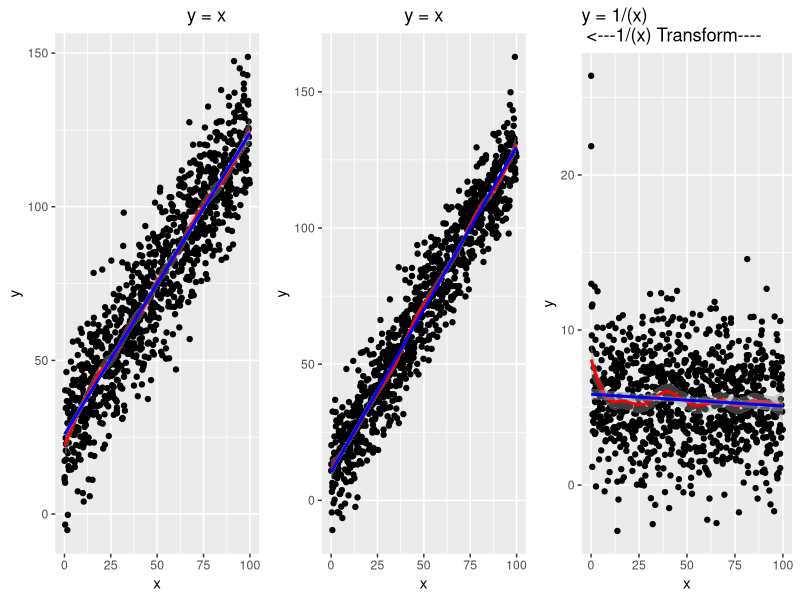
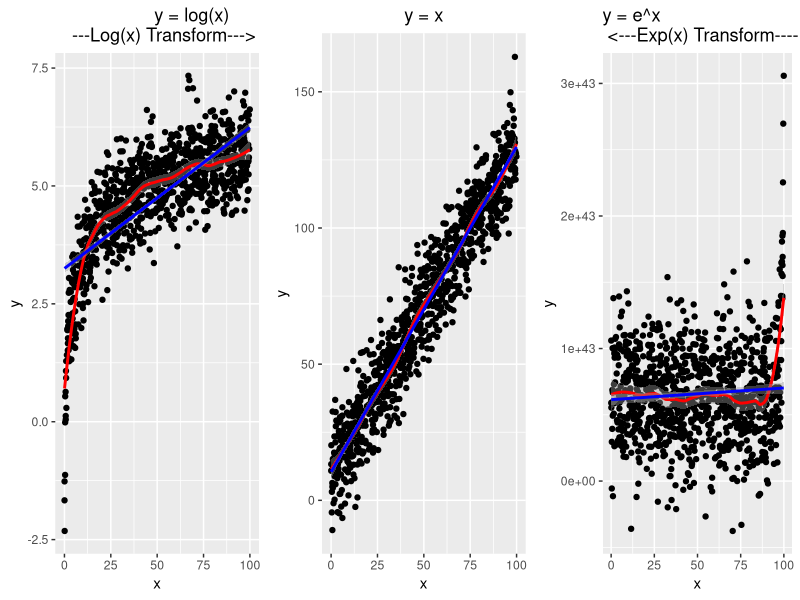
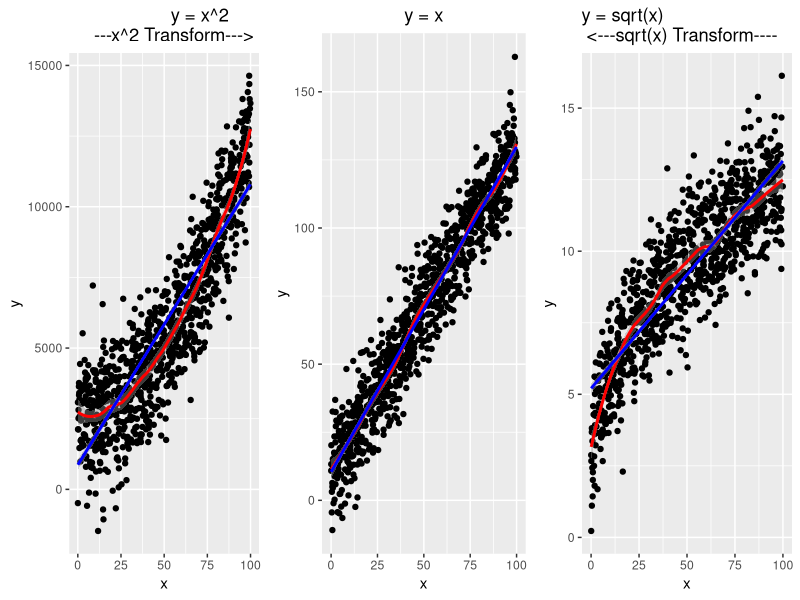
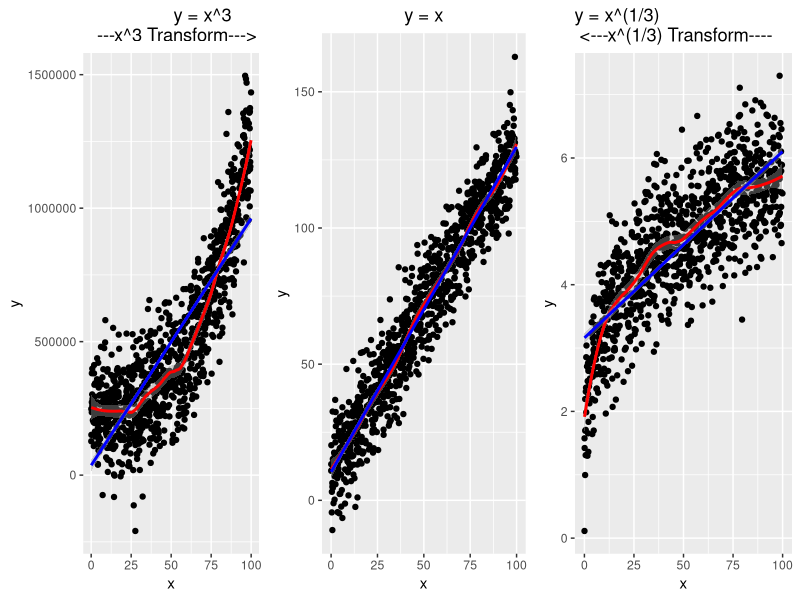
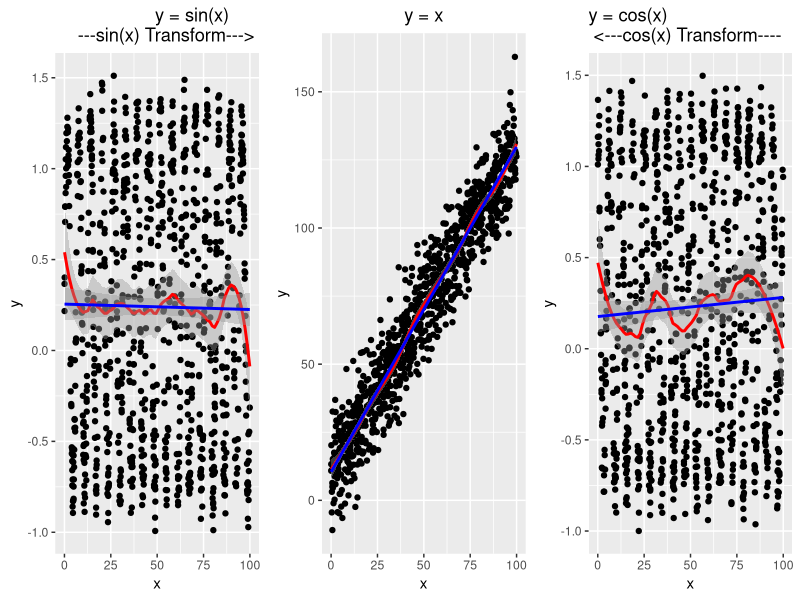
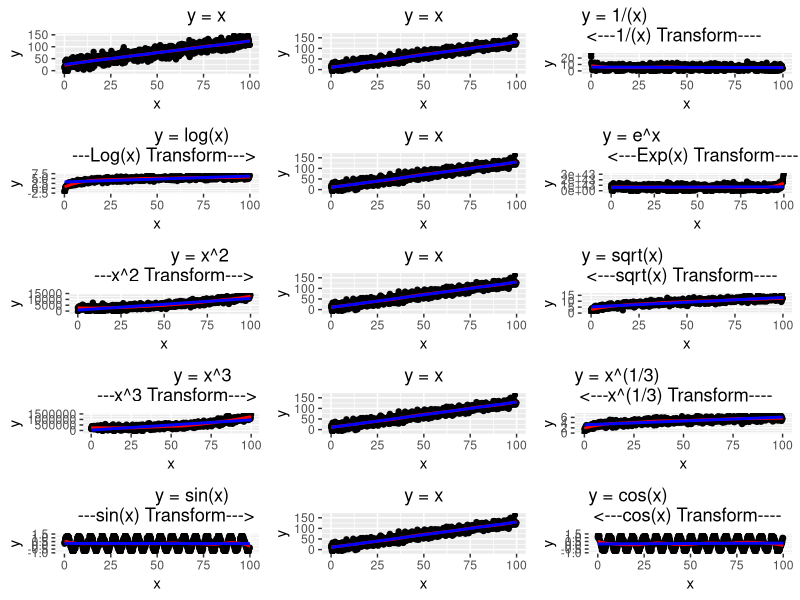

R code for these plots, in order:
## ---- chunk 1
library(gridExtra)
library(ggplot2)
library(dplyr)
## ---- chunk 2
set.seed(123)
lin_data <- data.frame(x = runif(1000, 0, 100))
lin_data$y <- rnorm(1000, 10, 10) + 1.2 * lin_data$x
## ---- chunk 3
mid <- ggplot(lin_data, aes(x,y)) + 
    geom_point() + 
    geom_smooth(method="loess", span = 0.3,color = "red") + 
    geom_smooth(method="lm", color = "blue") +
    theme(plot.title = element_text(hjust = 0.5)) +
    labs(title = "y = x")
## ---- chunk 4
# Left
left_data <- data.frame(x = lin_data$x)
left_data$y <- left_data$x # Change here
left_data$y <- left_data$y + rnorm(1000, 0.25*max(left_data$y), 0.125*max(left_data$y))

line <- ggplot(left_data, aes(x,y)) + 
    geom_point() + 
    geom_smooth(method="loess", span = 0.3,color = "red") + 
    geom_smooth(method="lm", color = "blue") +
    theme(plot.title = element_text(hjust = 0.8)) +
    labs(title = "y = x")

# Right
right_data <- data.frame(x = lin_data$x)
right_data$y <- 1/right_data$x # Change here
right_data$y <- right_data$y + rnorm(1000, 0.25*max(right_data$y), 0.125*max(right_data$y))
recip <- ggplot(right_data, aes(x,y)) + 
    geom_point() + 
    geom_smooth(method="loess", span = 0.3,color = "red") + 
    geom_smooth(method="lm", color = "blue") +
    labs(title = "y = 1/(x) \n <---1/(x) Transform----")
## ---- chunk 5
grid.arrange(line,mid,recip, ncol = 3)
## ---- chunk 6
# Left 
left_data <- data.frame(x = lin_data$x)
left_data$y <- log(left_data$x) 
left_data$y <- left_data$y + rnorm(1000, 0.25*max(left_data$y), 0.125*max(left_data$y))

log <- ggplot(left_data, aes(x,y)) + 
    geom_point() + 
    geom_smooth(method="loess", span = 0.3,color = "red") + 
    geom_smooth(method="lm", color = "blue") +
    theme(plot.title = element_text(hjust = 0.8)) +
    labs(title = "y = log(x) \n ---Log(x) Transform--->")

# Right 
right_data <- data.frame(x = lin_data$x)
right_data$y <- exp(right_data$x)
right_data$y <- right_data$y + rnorm(1000, 0.25*max(right_data$y), 0.125*max(right_data$y))
exp <- ggplot(right_data, aes(x,y)) + 
    geom_point() + 
    geom_smooth(method="loess", span = 0.3,color = "red") + 
    geom_smooth(method="lm", color = "blue") +
    labs(title = "y = e^x \n <---Exp(x) Transform----")
## ---- chunk 7
grid.arrange(log,mid,exp, ncol = 3)
## ---- chunk 8
# Left 
left_data <- data.frame(x = lin_data$x)
left_data$y <- left_data$x^2 # Change here
left_data$y <- left_data$y + rnorm(1000, 0.25*max(left_data$y), 0.125*max(left_data$y))

square <- ggplot(left_data, aes(x,y)) + 
    geom_point() + 
    geom_smooth(method="loess", span = 0.3,color = "red") + 
    geom_smooth(method="lm", color = "blue") +
    theme(plot.title = element_text(hjust = 0.8)) +
    labs(title = "y = x^2 \n ---x^2 Transform--->")

# Right 
right_data <- data.frame(x = lin_data$x)
right_data$y <- sqrt(right_data$x) # Change here
right_data$y <- right_data$y + rnorm(1000, 0.25*max(right_data$y), 0.125*max(right_data$y))
sqrt <- ggplot(right_data, aes(x,y)) + 
    geom_point() + 
    geom_smooth(method="loess", span = 0.3,color = "red") + 
    geom_smooth(method="lm", color = "blue") +
    labs(title = "y = sqrt(x) \n <---sqrt(x) Transform----")
## ---- chunk 9
grid.arrange(square,mid,sqrt, ncol = 3)
## ---- chunk 10
# Left 
left_data <- data.frame(x = lin_data$x)
left_data$y <- left_data$x^3 # Change here
left_data$y <- left_data$y + rnorm(1000, 0.25*max(left_data$y), 0.125*max(left_data$y))

cube <- ggplot(left_data, aes(x,y)) + 
    geom_point() + 
    geom_smooth(method="loess", span = 0.3,color = "red") + 
    geom_smooth(method="lm", color = "blue") +
    theme(plot.title = element_text(hjust = 0.8)) +
    labs(title = "y = x^3 \n ---x^3 Transform--->")

# Right 
right_data <- data.frame(x = lin_data$x)
right_data$y <- right_data$x^(1/3) # Change here
right_data$y <- right_data$y + rnorm(1000, 0.25*max(right_data$y), 0.125*max(right_data$y))
cubic_root <- ggplot(right_data, aes(x,y)) + 
    geom_point() + 
    geom_smooth(method="loess", span = 0.3,color = "red") + 
    geom_smooth(method="lm", color = "blue") +
    labs(title = "y = x^(1/3) \n <---x^(1/3) Transform----")
## ---- chunk 11
grid.arrange(cube,mid,cubic_root, ncol = 3)
## ---- chunk 12
# Left 
left_data <- data.frame(x = lin_data$x)
left_data$y <- sin(left_data$x) # Change here
left_data$y <- left_data$y + rnorm(1000, 0.25*max(left_data$y), 0.125*max(left_data$y))

sin <- ggplot(left_data, aes(x,y)) + 
    geom_point() + 
    geom_smooth(method="loess", span = 0.3, color = "red") + 
    geom_smooth(method="lm", color = "blue") +
    theme(plot.title = element_text(hjust = 0.8)) +
    labs(title = "y = sin(x) \n ---sin(x) Transform--->")

# Right 
right_data <- data.frame(x = lin_data$x)
right_data$y <- cos(right_data$x) # Change here
right_data$y <- right_data$y + rnorm(1000, 0.25*max(right_data$y), 0.125*max(right_data$y))
cos <- ggplot(right_data, aes(x,y)) + 
    geom_point() + 
    geom_smooth(method="loess", span = 0.3, color = "red") + 
    geom_smooth(method="lm", color = "blue") +
    labs(title = "y = cos(x) \n <---cos(x) Transform----")
## ---- chunk 13
grid.arrange(sin,mid,cos, ncol = 3)
## ---- chunk 14
one <- arrangeGrob(line,mid,recip, ncol = 3)
two <- arrangeGrob(log,mid,exp, ncol = 3)
three <- arrangeGrob(square,mid,sqrt, ncol = 3)
four <- arrangeGrob(cube,mid,cubic_root, ncol = 3)
five <- arrangeGrob(sin,mid,cos, ncol = 3)
grid.arrange(one, two, three, four, five,ncol = 1)
